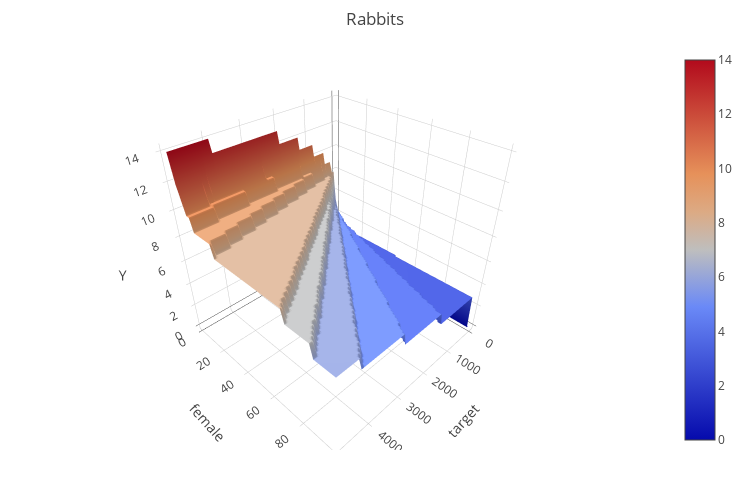

The cell this chart's notebook holds for it:
### Code cell
plot_surface(df_female_target)

### Figure 1 — Plotly figure (JSON) as saved in the notebook; plotly's stock layout.template omitted (floating-point values rounded to 4 significant figures; data arrays with more than 128 entries replaced by an {"elided": "..."} marker saying what was removed)
{"data": [{"type": "surface", "x": [1, 51, 101, 151, 201, 251, 301, 351, 401, 451, 501, 551, 601, 651, 701, 751, 801, 851, 901, 951, 1001, 1051, 1101, 1151, 1201, 1251, 1301, 1351, 1401, 1451, 1501, 1551, 1601, 1651, 1701, 1751, 1801, 1851, 1901, 1951, 2001, 2051, 2101, 2151, 2201, 2251, 2301, 2351, 2401, 2451, 2501, 2551, 2601, 2651, 2701, 2751, 2801, 2851, 2901, 2951, 3001, 3051, 3101, 3151, 3201, 3251, 3301, 3351, 3401, 3451, 3501, 3551, 3601, 3651, 3701, 3751, 3801, 3851, 3901, 3951, 4001, 4051, 4101, 4151, 4201, 4251, 4301, 4351, 4401, 4451, 4501, 4551, 4601, 4651, 4701, 4751, 4801, 4851, 4901, 4951], "y": [1, 3, 5, 7, 9, 11, 13, 15, 17, 19, 21, 23, 25, 27, 29, 31, 33, 35, 37, 39, 41, 43, 45, 47, 49, 51, 53, 55, 57, 59, 61, 63, 65, 67, 69, 71, 73, 75, 77, 79, 81, 83, 85, 87, 89, 91, 93, 95, 97, 99], "z": {"elided": "50x100 int values"}}], "layout": {"autosize": false, "height": 500, "margin": {"b": 50, "l": 10, "r": 10, "t": 50}, "scene": {"xaxis": {"title": "target"}, "yaxis": {"title": "female"}, "zaxis": {"title": "Y"}}, "title": "Rabbits", "width": 750}}
